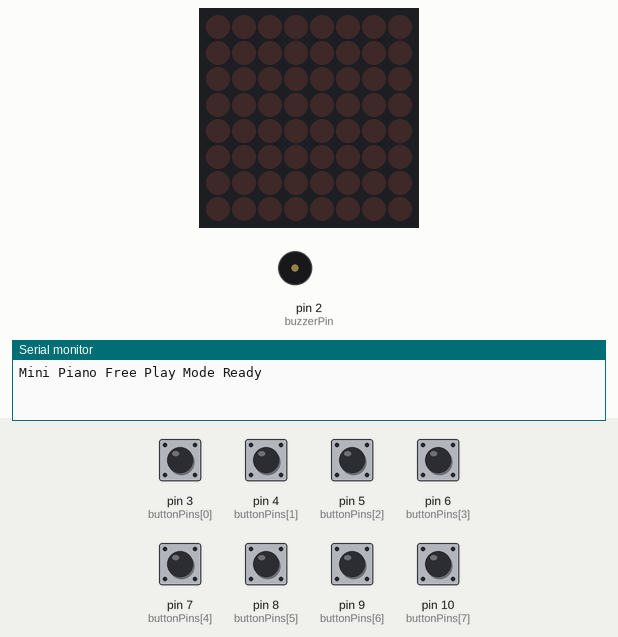
Bench run of a sketch on a simulated Arduino Uno, built with avr-gcc and run on an emulated ATmega328P. On the bench: 8×8 LED matrix, buzzer (waves = sounding), the last lines printed to the serial monitor. The test bench sets the inputs (shaded band); at power-on: pin 3 (buttonPins[0]), pin 4 (buttonPins[1]), pin 5 (buttonPins[2]), pin 6 (buttonPins[3]), pin 7 (buttonPins[4]), pin 8 (buttonPins[5]), pin 9 (buttonPins[6]), pin 10 (buttonPins[7]) HIGH.

Above: at 1.2 s.
1.3 s: pin 3 (buttonPins[0]) pulled LOW for 0.15 s
At 1.38 s:
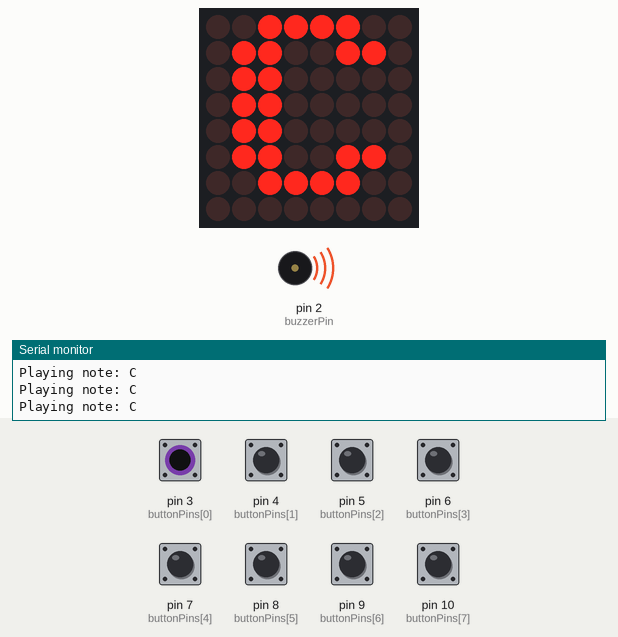
2.9 s: pin 4 (buttonPins[1]) pulled LOW for 0.15 s
At 2.98 s:
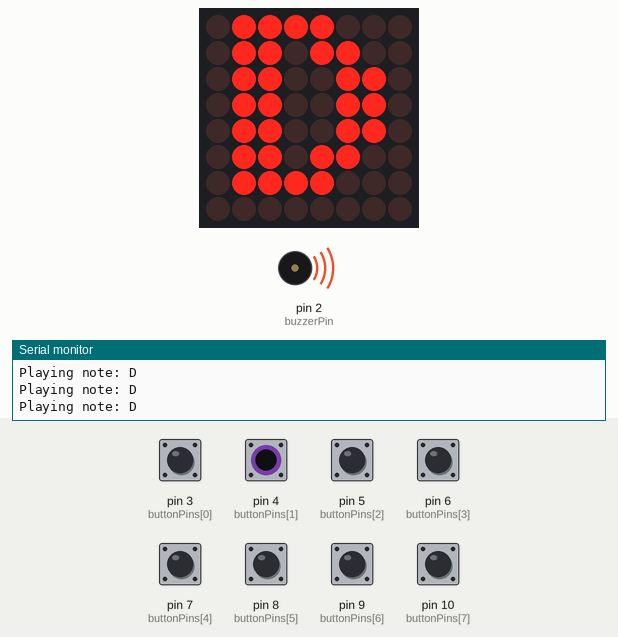
4.5 s: pin 5 (buttonPins[2]) pulled LOW for 0.15 s
At 4.58 s:
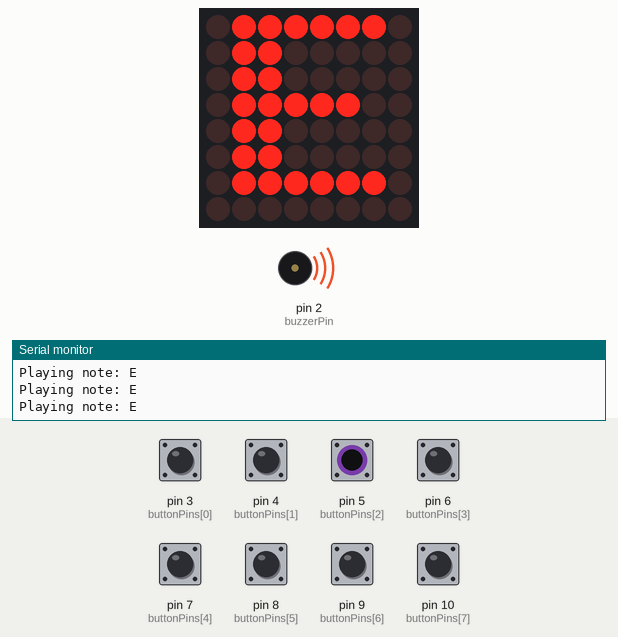
6.1 s: pin 6 (buttonPins[3]) pulled LOW for 0.15 s
At 6.18 s:
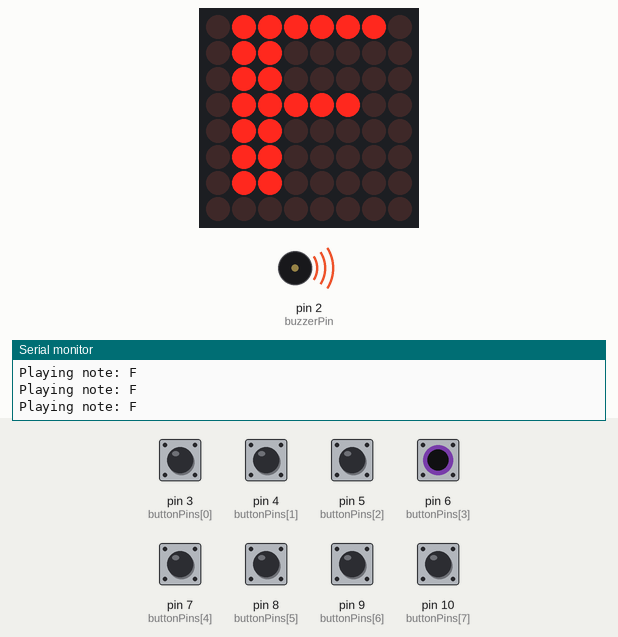
7.7 s: pin 7 (buttonPins[4]) pulled LOW for 0.15 s
At 7.78 s:
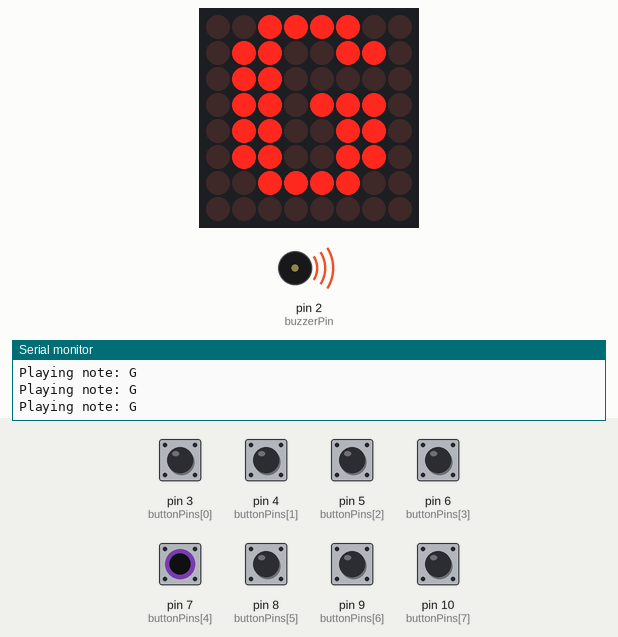
9.3 s: pin 8 (buttonPins[5]) pulled LOW for 0.15 s
At 9.38 s:
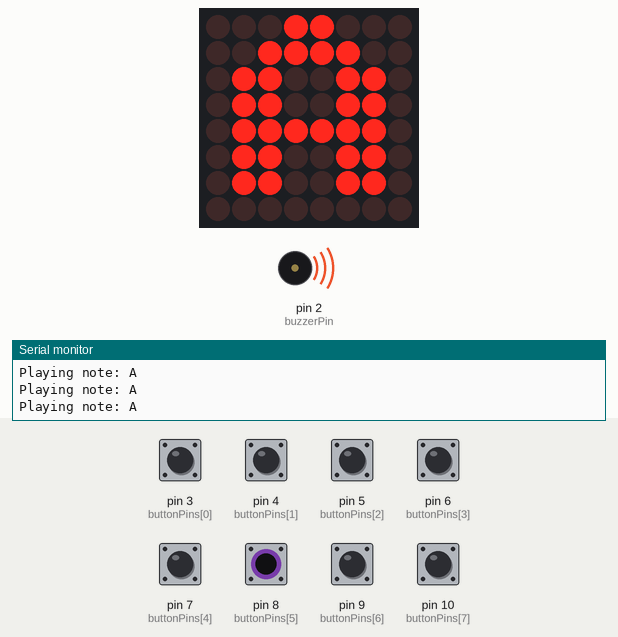
Timing chart, 0 to 11.9 s (numbered marks = the images above; inputs shaded):
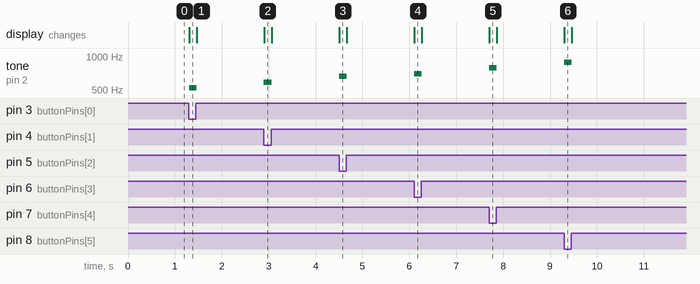

Measured:
- after the input at 1.3 s, tone on pin 2 (buzzerPin): silent → 523 Hz at once, → silent 0.16 s later; the display: changes at once (image 1)
- after the input at 2.9 s, tone on pin 2 (buzzerPin): silent → 587 Hz at once, → silent 0.16 s later; the display: changes at once (image 2)
- after the input at 4.5 s, tone on pin 2 (buzzerPin): silent → 659 Hz at once, → silent 0.16 s later; the display: changes at once (image 3)
- after the input at 6.1 s, tone on pin 2 (buzzerPin): silent → 698 Hz at once, → silent 0.16 s later; the display: changes at once (image 4)
- after the input at 7.7 s, tone on pin 2 (buzzerPin): silent → 784 Hz at once, → silent 0.16 s later; the display: changes at once (image 5)
- after the input at 9.3 s, tone on pin 2 (buzzerPin): silent → 880 Hz at once, → silent 0.16 s later; the display: changes at once (image 6)

The sketch:

pianoShowNotes.ino
```cpp
#include "pitches.h"
#include "LedControl.h"

// --------------------
// Pins
// --------------------

const int buzzerPin = 2;

// Buttons from left to right
const int buttonPins[8] = {3, 4, 5, 6, 7, 8, 9, 10};

// Notes from left to right: C D E F G A B C
const int notes[8] = {
  NOTE_C5,
  NOTE_D5,
  NOTE_E5,
  NOTE_F5,
  NOTE_G5,
  NOTE_A5,
  NOTE_B5,
  NOTE_C6
};

// MAX7219 pins
// DIN -> A3
// CLK -> A4
// CS  -> A5
LedControl lc = LedControl(A3, A4, A5, 1);

// --------------------
// Letter patterns
// --------------------

byte letterC[8] = {
  B00111100,
  B01100110,
  B01100000,
  B01100000,
  B01100000,
  B01100110,
  B00111100,
  B00000000
};

byte letterD[8] = {
  B01111000,
  B01101100,
  B01100110,
  B01100110,
  B01100110,
  B01101100,
  B01111000,
  B00000000
};

byte letterE[8] = {
  B01111110,
  B01100000,
  B01100000,
  B01111100,
  B01100000,
  B01100000,
  B01111110,
  B00000000
};

byte letterF[8] = {
  B01111110,
  B01100000,
  B01100000,
  B01111100,
  B01100000,
  B01100000,
  B01100000,
  B00000000
};

byte letterG[8] = {
  B00111100,
  B01100110,
  B01100000,
  B01101110,
  B01100110,
  B01100110,
  B00111100,
  B00000000
};

byte letterA[8] = {
  B00011000,
  B00111100,
  B01100110,
  B01100110,
  B01111110,
  B01100110,
  B01100110,
  B00000000
};

byte letterB[8] = {
  B01111100,
  B01100110,
  B01100110,
  B01111100,
  B01100110,
  B01100110,
  B01111100,
  B00000000
};

byte blank[8] = {
  B00000000,
  B00000000,
  B00000000,
  B00000000,
  B00000000,
  B00000000,
  B00000000,
  B00000000
};

// --------------------
// Display helpers
// --------------------

void showPattern(byte pattern[8]) {
  lc.clearDisplay(0);

  for (int row = 0; row < 8; row++) {
    lc.setRow(0, row, pattern[row]);
  }
}

void showNoteLetter(int noteIndex) {
  if (noteIndex == 0 || noteIndex == 7) {
    showPattern(letterC);
  }
  else if (noteIndex == 1) {
    showPattern(letterD);
  }
  else if (noteIndex == 2) {
    showPattern(letterE);
  }
  else if (noteIndex == 3) {
    showPattern(letterF);
  }
  else if (noteIndex == 4) {
    showPattern(letterG);
  }
  else if (noteIndex == 5) {
    showPattern(letterA);
  }
  else if (noteIndex == 6) {
    showPattern(letterB);
  }
}

void setup() {
  Serial.begin(9600);

  pinMode(buzzerPin, OUTPUT);

  for (int i = 0; i < 8; i++) {
    pinMode(buttonPins[i], INPUT_PULLUP);
  }

  lc.shutdown(0, false);
  lc.setIntensity(0, 8);
  lc.clearDisplay(0);

  Serial.println("Mini Piano Free Play Mode Ready");
}

void loop() {
  bool anyButtonPressed = false;

  for (int i = 0; i < 8; i++) {
    if (digitalRead(buttonPins[i]) == LOW) {
      anyButtonPressed = true;

      tone(buzzerPin, notes[i]);
      showNoteLetter(i);

      Serial.print("Playing note: ");

      if (i == 0 || i == 7) Serial.println("C");
      else if (i == 1) Serial.println("D");
      else if (i == 2) Serial.println("E");
      else if (i == 3) Serial.println("F");
      else if (i == 4) Serial.println("G");
      else if (i == 5) Serial.println("A");
      else if (i == 6) Serial.println("B");

      break; // only play one note at a time
    }
  }

  if (!anyButtonPressed) {
    noTone(buzzerPin);
    showPattern(blank);
  }
}
```
